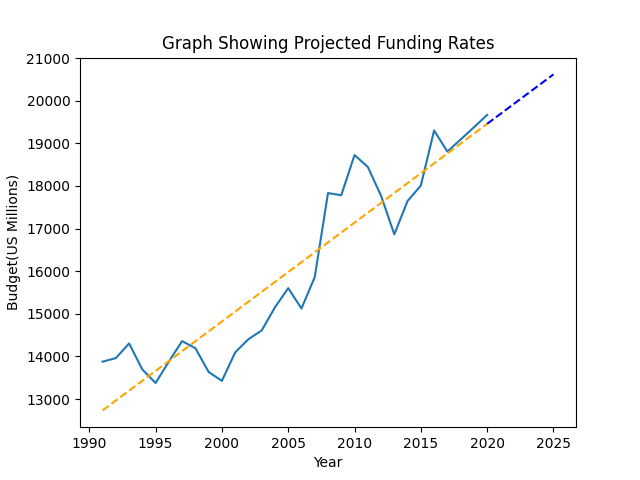

Recreate this plot in Python.
import matplotlib.pyplot as plt
import numpy as np
import pandas as pd 
import clipboard





data = pd.read_csv("D:\\python\\small-python-projects\\matplotlib\\funding.csv")
x = np.array(data.YEAR)
y = np.array(data.BUDGET)
m, b = np.polyfit(x, y, 1)
project = np.array([2020, 2021, 2022, 2023, 2024, 2025])

plt.xlabel("Year")
plt.ylabel("Budget(US Millions)")


plt.plot(x,y)
plt.title("Graph Showing Projected Funding Rates")
plt.plot(x, m*x + b, color='orange', linestyle ='dashed')
plt.plot(project, m*project + b, color='blue', linestyle='dashed')



m2 = round(m, 5)
b2 = round(b, 5)
print("m is ", m2)
print("b is ", b2)

for i in range(2020, 2026):




    
    unroundd= i*m + b
    # print(roundd)
    h=round(unroundd, 1)
    clipboard.copy(str(h))
    input()


# plt.show()
